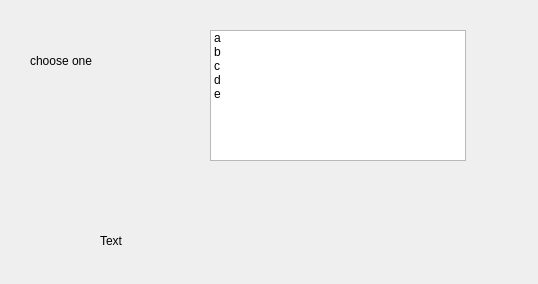
<?xml version="1.0" encoding="UTF-8"?>
<ui version="4.0">
 <class>Dialog</class>
 <widget class="QDialog" name="Dialog">
  <property name="geometry">
   <rect>
    <x>0</x>
    <y>0</y>
    <width>538</width>
    <height>284</height>
   </rect>
  </property>
  <property name="windowTitle">
   <string>Dialog</string>
  </property>
  <widget class="QLabel" name="label">
   <property name="geometry">
    <rect>
     <x>30</x>
     <y>40</y>
     <width>151</width>
     <height>41</height>
    </rect>
   </property>
   <property name="text">
    <string>choose one</string>
   </property>
  </widget>
  <widget class="QListWidget" name="listWidget">
   <property name="geometry">
    <rect>
     <x>210</x>
     <y>30</y>
     <width>256</width>
     <height>131</height>
    </rect>
   </property>
   <item>
    <property name="text">
     <string>a</string>
    </property>
   </item>
   <item>
    <property name="text">
     <string>b</string>
    </property>
   </item>
   <item>
    <property name="text">
     <string>c</string>
    </property>
   </item>
   <item>
    <property name="text">
     <string>d</string>
    </property>
   </item>
   <item>
    <property name="text">
     <string>e</string>
    </property>
   </item>
  </widget>
  <widget class="QLabel" name="label_2">
   <property name="geometry">
    <rect>
     <x>100</x>
     <y>220</y>
     <width>171</width>
     <height>41</height>
    </rect>
   </property>
   <property name="text">
    <string>Text</string>
   </property>
  </widget>
 </widget>
 <resources/>
 <connections/>
</ui>
